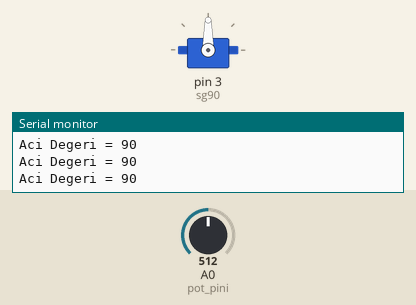
Recording of a sketch running on a simulated Arduino Uno, built with avr-gcc and run on an emulated ATmega328P. Shown: servo, the last lines printed to the serial monitor. Inputs (shaded band) come from the test bench; at power-on: A0 (pot_pini) = 512.

Above: at 1.2 s.
1.3 s: A0 (pot_pini) set to 61
At 2.2 s:
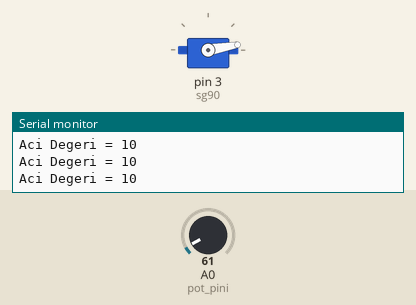
2.8 s: A0 (pot_pini) set to 51
At 3.1 s:
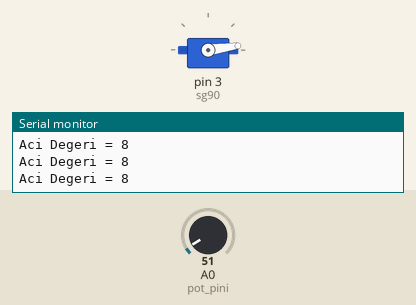
5.8 s: A0 (pot_pini) set to 122
At 6.8 s:
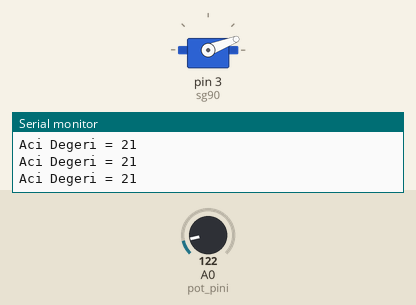
7.3 s: A0 (pot_pini) set to 556
At 8.4 s:
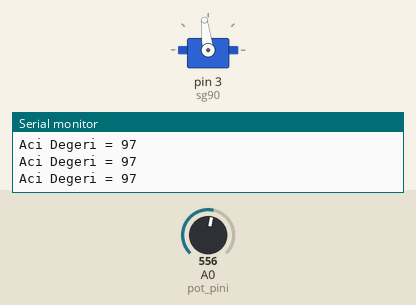
8.8 s: A0 (pot_pini) set to 585
At 9.3 s:
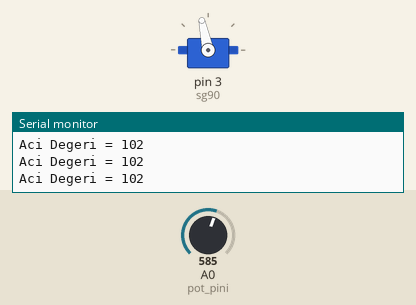
10.3 s: A0 (pot_pini) set to 306
At 11.3 s:
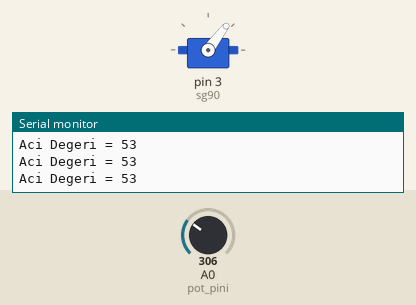
Timing chart, 0 to 12.8 s (numbered marks = the images above; inputs shaded):
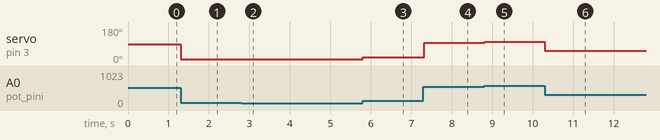

The sketch:

potansiyometreli_servo.ino
```cpp
#include<Servo.h>

Servo sg90;

const byte pot_pini = A0;

int pot_deger;

void setup()
{
  Serial.begin(9900);
  sg90.attach(3);
}

void loop()
{

  pot_deger = analogRead(pot_pini);
  int yeni_deger = map(pot_deger , 0, 1023, 0, 180);
  sg90.write(yeni_deger);
  Serial.print("Aci Degeri = ");
  Serial.println(yeni_deger);
  delay(15);
}
```

Measured:
- after the input at 1.3 s, servo on pin 3 (sg90): 90° → 10° at once
- after the input at 2.8 s, servo on pin 3 (sg90): 10° → 8° at once
- after the input at 5.8 s, servo on pin 3 (sg90): 8° → 21° at once
- after the input at 7.3 s, servo on pin 3 (sg90): 21° → 97° at once
- after the input at 8.8 s, servo on pin 3 (sg90): 97° → 102° at once
- after the input at 10.3 s, servo on pin 3 (sg90): 102° → 53° at once
